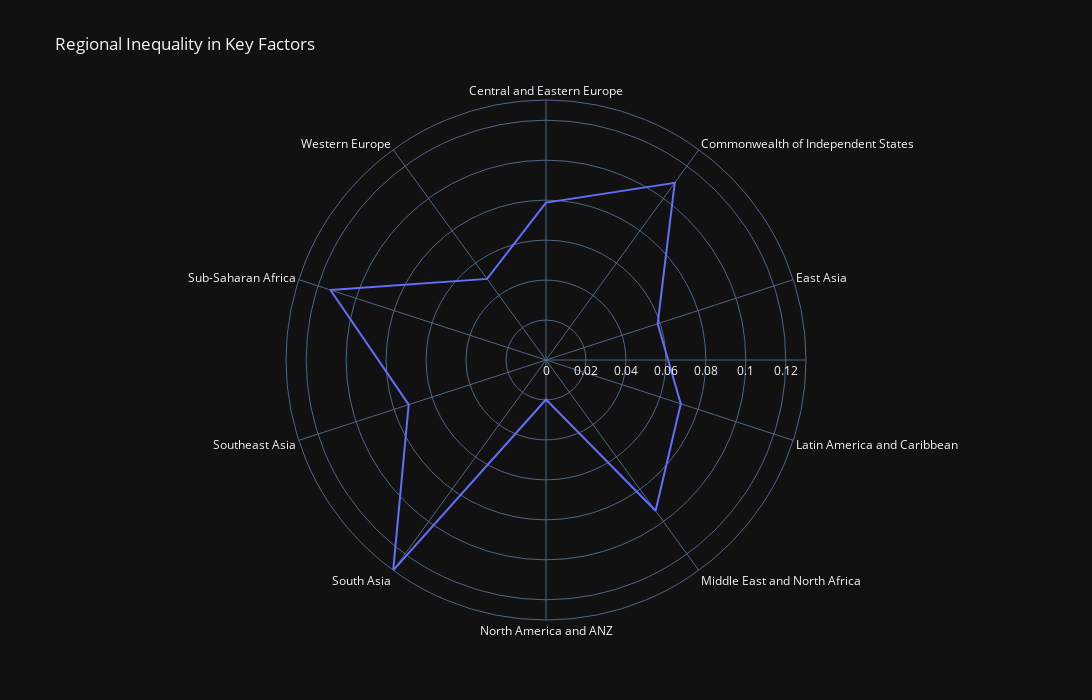

Write notebook code for a chart like this one.
### Markdown cell above
This section explores inequality in happiness and its underlying factors across countries and regions. The visualizations here help us understand not just average happiness, but also how it is distributed and how it changes over time.

**Key Visualizations:**

- **Correlation Heatmap (fig6):**  
    This heatmap shows the relationships between key happiness factors such as GDP per capita, social support, healthy life expectancy, freedom, generosity, and perceptions of corruption. Strong positive or negative correlations highlight which factors tend to move together, revealing the interconnected nature of well-being and inequality.

- **Rank Change Slope Chart (fig7):**  
    This slope chart tracks how the happiness rankings of selected countries have changed from 2005 to 2020. It visually highlights countries that have improved or declined in happiness rank, illustrating dynamic shifts and growing or shrinking inequalities between nations.

- **Radar Chart Comparison (fig8):**  
    The radar chart compares the profiles of two countries (e.g., United States and South Africa) across multiple happiness factors. This visualization makes it easy to see where countries differ most, and which factors contribute to their relative happiness or inequality.

- **Treemap of Regional and Country Contributions (fig9):**  
    The treemap displays the hierarchical structure of happiness scores, starting from regions and drilling down to individual countries. The size and color of each box represent the happiness score, making it easy to spot both regional leaders and countries that are outliers within their region.

**Why These Visualizations Matter:**

- They reveal not just which countries are happiest, but also the spread and drivers of happiness within and between regions.
- By examining correlations and changes over time, we can identify persistent inequalities and emerging trends.
- Comparing countries side-by-side highlights the multidimensional nature of happiness and the importance of addressing multiple factors to reduce inequality.

Together, these visualizations provide a comprehensive overview of global happiness inequality, its drivers, and its evolution over time.

### Code cell
# Happiness Inequality Radar
if all(col in df_all.columns for col in ['region', 'social_support', 'freedom_to_make_life_choices']):
    try:
        factors = ['social_support', 'freedom_to_make_life_choices', 'generosity']
        factors = [f for f in factors if f in df_all.columns]
        if factors:
            regional_std = df_all.groupby('region')[factors].std().reset_index()
            
            fig18 = px.line_polar(regional_std, 
                                r=factors[0],
                                theta='region',
                                line_close=True,
                                title='Regional Inequality in Key Factors',
                                template='plotly_dark',
                                width=1200,
        height=700)
            fig18.show()
    except Exception as e:
        print(f"Visualization [Regional Inequality in Key Factors] failed: {str(e)}")

### Figure 1 — Plotly figure (JSON) as saved in the notebook; plotly's stock layout.template omitted (floating-point values rounded to 4 significant figures)
{"data": [{"hovertemplate": "social_support=%{r}<br>region=%{theta}<extra></extra>", "legendgroup": "", "line": {"color": "#636efa", "dash": "solid"}, "marker": {"symbol": "circle"}, "mode": "lines", "name": "", "r": [0.07876, 0.1096, 0.05876, 0.07092, 0.09328, 0.01976, 0.1301, 0.07224, 0.1134, 0.05017, 0.07876], "showlegend": false, "subplot": "polar", "theta": ["Central and Eastern Europe", "Commonwealth of Independent States", "East Asia", "Latin America and Caribbean", "Middle East and North Africa", "North America and ANZ", "South Asia", "Southeast Asia", "Sub-Saharan Africa", "Western Europe", "Central and Eastern Europe"], "type": "scatterpolar"}], "layout": {"height": 700, "legend": {"tracegroupgap": 0}, "polar": {"angularaxis": {"direction": "clockwise", "rotation": 90}, "domain": {"x": [0, 1], "y": [0, 1]}}, "title": {"text": "Regional Inequality in Key Factors"}, "width": 1200}}
